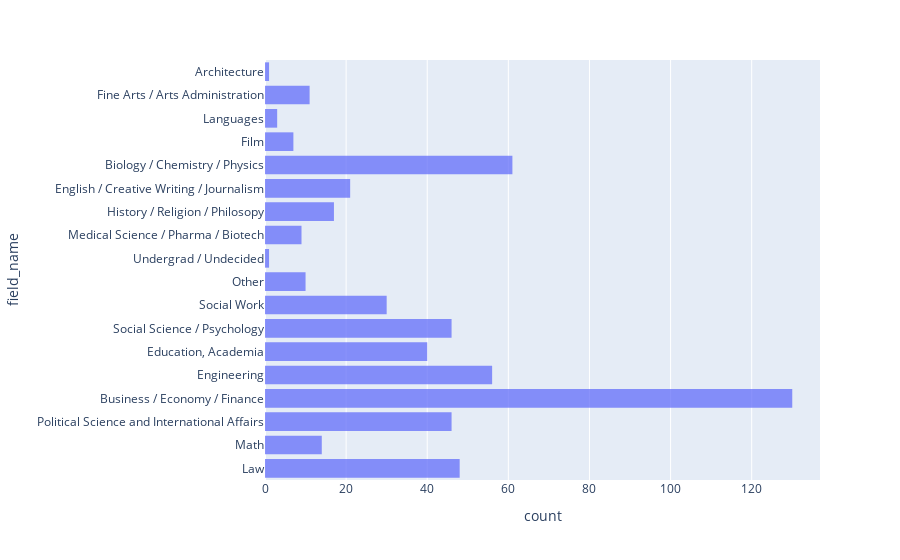

The code cell stored with this chart in its notebook:
### Code cell
import plotly.express as px
fig = px.histogram(df_iid, y="field_name", opacity = 0.75)
fig.show()

### Figure 1 — Plotly figure (JSON) as saved in the notebook; plotly's stock layout.template omitted (floating-point values rounded to 4 significant figures; data arrays with more than 128 entries replaced by an {"elided": "..."} marker saying what was removed)
{"data": [{"alignmentgroup": "True", "bingroup": "y", "hovertemplate": "count=%{x}<br>field_name=%{y}<extra></extra>", "legendgroup": "", "marker": {"color": "#636efa", "opacity": 0.75, "pattern": {"shape": ""}}, "name": "", "offsetgroup": "", "orientation": "h", "showlegend": false, "type": "histogram", "xaxis": "x", "y": {"elided": "551 str values"}, "yaxis": "y"}], "layout": {"barmode": "relative", "legend": {"tracegroupgap": 0}, "margin": {"t": 60}, "xaxis": {"anchor": "y", "domain": [0, 1], "title": {"text": "count"}}, "yaxis": {"anchor": "x", "domain": [0, 1], "title": {"text": "field_name"}}}}
